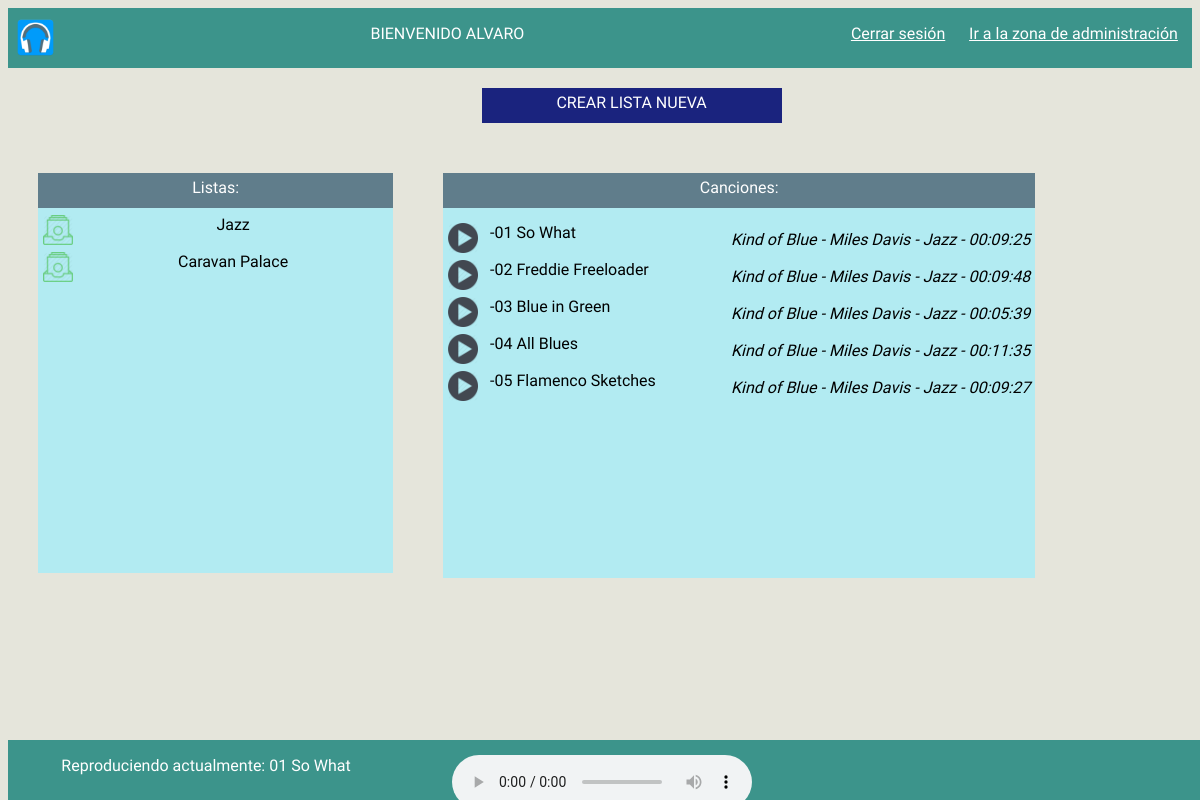
Screenshot of /area_usuario/usuario.php?id=3&cancion=01+So+What.mp3 (signed in) with the database file from the repository.
### tables this page shows
CREATE TABLE IF NOT EXISTS `lista` (
`id_lista` int(11) NOT NULL,
  `nombre_usuariofk` varchar(20) NOT NULL,
  `nombre_lista` varchar(50) NOT NULL,
  `fecha_crea` date NOT NULL
);

CREATE TABLE IF NOT EXISTS `cancion` (
`id_cancion` int(11) NOT NULL,
  `nombre_cancion` varchar(50) NOT NULL,
  `album` varchar(50) DEFAULT NULL,
  `anio_salida` year(4) DEFAULT NULL,
  `autor` varchar(50) DEFAULT NULL,
  `genero` varchar(50) DEFAULT NULL,
  `duracion` time NOT NULL
);

### area_usuario/usuario.php (the view, shortened to what this page needs)
<?php
  include("../configuracion_bd.php");
?>
<!DOCTYPE html>
<html lang="en">
  <head>
    <link rel="stylesheet" type="text/css" href="../estilos/general.css">
  </head>
  <body onLoad="setup();">
      <div class="cabecera">
        <div id="cabecera1"><img src="../img/headphones.png"><p><?php echo "BIENVENIDO ".strtoupper($_SESSION["usuario"]);
           ?></p></div>
          <div id="cabecera2"><p><a href="cierre.php">Cerrar sesión</a><?php if($_SESSION['nivel']==0) {
               echo "&nbsp &nbsp &nbsp <a href='administracion.php'>Ir a la zona de administración</a>";
           } ?></p></div>
      </div>
      <div class="nuevalista"><a href="crear.php">CREAR LISTA NUEVA</a></div>
      <div class="listas">
          <div class="liscab">Listas:</div>
          <div class="liscont">
             <ul class="listausu">
               <?php
             $connection = new mysqli($db_host, $db_user, $db_password, $db_name);
$connection->set_charset("utf8");
        if ($result = $connection->query("SELECT * FROM lista join usuario on lista.nombre_usuariofk=usuario.nombre_usuario
            WHERE nombre_usuario='".$_SESSION['usuario']."';")) {
              if ($result->num_rows===0) {
                echo "<p>No tiene lista</p>";
              } else {
                 while($obj = $result->fetch_object()) {
                     echo "<li><a href='editar.php?id=$obj->id_lista'><img src='../img/lista.png'></a><a href='usuario.php?id=$obj->id_lista'> ".$obj->nombre_lista." <span class='fechacr'></span> </a></li>";
                 }
              }
          } else {
            echo "Consulta equivocada";
          }
?>
              </ul>
        </div>
      </div>
      <div class="canciones">
          <div class="cancab">Canciones:</div>
          <div class="cancont"><?php
if (isset($_GET["id"])) {
        if ($result2 = $connection->query("SELECT * FROM lista , usuario, forma, cancion WHERE lista.nombre_usuariofk=usuario.nombre_usuario AND lista.id_lista=forma.id_listafk AND cancion.id_cancion=forma.id_cancionfk2 AND nombre_usuario='".$_SESSION['usuario']."' AND id_lista='".$_GET['id']."' ORDER BY num_cancion asc;")) {
              if ($result2->num_rows===0) {
                echo "<p>&nbsp &nbsp &nbsp &nbsp &nbsp Lista vacía</p>";
              } else {
                 while($obj2 = $result2->fetch_object()) {
                     $cancion=array('id'=>$_GET['id'],'cancion'=>$obj2->nombre_cancion);
                     $url=http_build_query($cancion);
                     $url_final="usuario.php?".$url;
                    echo "<li><a href='$url_final'><img src='../img/play.png'></a>&nbsp&nbsp&nbsp-".substr($obj2->nombre_cancion, 0, -4)."<p class='caninfo'>".$obj2->album." - ".$obj2->autor." - ".$obj2->genero." - ".$obj2->duracion."</p></li>";
                 }
              }
          } else {
            echo "Consulta equivocada";
          }
}
else {
            echo "<p class='formcont'>  Primero elige tu lista de reproducción</p>";
}
              ?>
        </div>
      </div>
      <div class="pie"><?php
if (isset($_GET["cancion"])) {
echo "<div class='actual'><p>Reproduciendo actualmente: ".substr($_GET['cancion'], 0, -4)."</p></div><div class='rep'><audio id='audio' src='../../aver/".$_GET['cancion']."' controls='controls' autoplay><p>Este navegador es compatible con nuestro reproductor de música, rogamos lo intente de nuevo en otro navegador</p></audio></div><div class='siguiente'><p></p></div>";
              } else {
    echo "<p>Indica la canción que deseas reproducir pulsando el botón de Play y aquí aparecerá el reproductor de música</p>";
}
          ?></div>
  </body>
</html>

### estilos/general.css (style rules this page uses)
body { font-family: 'Dosis', sans-serif; background-color: #E5E5DB; height: 580px; }
.cabecera { height: 60px; margin: left; background-color: #3C948B; margin-top: 0px; color: white; text-align: center; top: 0; width: 100%; }
#cabecera1 { height: 60px; float: left; width: 70%; }
#cabecera1 img { height: 45px; float: left; width: 45px; margin-top: 7px; margin-left: 5px; }
#cabecera2 { height: 60px; float: left; width: 30%; }
#cabecera2 a { color: white; }
.pie { width: 100%; height: 60px; position: fixed; background-color: #3C948B; bottom: 0; color: white; text-align: center; }
.listas { float: left; margin-top: 50px; margin-left: 30px; width: 30%; height: 400px; background-color: white; }
.liscab { width: auto; height: 30px; text-align: center; background-color: #607D8B; padding-top: 5px; color: white; }
.liscont { text-align: center; padding-top: 20px; background-color: #B2EBF2; height: 345px; overflow: scroll; }
.listausu { margin-left:-40px; margin-top: -18px; }
.listausu li { list-style-type: none; margin-bottom: 2px; height: 30px; padding-top: 5px; }
.listausu li img { height: 30px; width: 30px; margin-left: 5px; float: left; }
.listausu a { text-decoration: none; color: black; }
.canciones { float: left; margin-left: 50px; margin-top: 50px; width: 50%; height: 400px; background-color: white; }
.cancab { width: auto; height: 30px; text-align: center; background-color: #607D8B; padding-top: 5px; color: white; }
.cancont { padding-top: 10px; background-color: #B2EBF2; height: 360px; overflow: scroll; }
.cancont li { list-style-type: none; margin-bottom: 2px; height: 30px; padding-top: 5px; cursor: pointer; }
.cancont li img { height: 30px; width: 30px; margin-left: 5px; float: left; }
.caninfo { text-align: right; font-style: italic; margin: 0px; margin-top: -12px; margin-right: 5px; }
#audio { align-content: center; margin-top: 15px; }
.actual { width: 33%; float: left; }
.rep { width: 33%; float: left; }
.siguiente { width: 33%; float: left; }
.nuevalista { width: 300px; height: 30px; margin-left: 40%; margin-top: 20px; padding-top: 5px; background-color: #1A237E; text-align: center; }
.nuevalista a { color: white; text-decoration: none; }

### rows the page displays
lista: nombre_lista "Jazz", cancion.nombre_cancion "01 So What", cancion.album "Kind of Blue", cancion.autor "Miles Davis", cancion.genero "Jazz", cancion.duracion "00:09:25", cancion.nombre_cancion "02 Freddie Freeloader", cancion.duracion "00:09:48", cancion.nombre_cancion "03 Blue in Green", cancion.duracion "00:05:39", cancion.nombre_cancion "04 All Blues", cancion.duracion "00:11:35", cancion.nombre_cancion "05 Flamenco Sketches", cancion.duracion "00:09:27"
lista: nombre_lista "Caravan Palace"

### other values shown
$_SESSION["usuario"] "ALVARO"
substr($_GET['cancion'], 0, -4) "01 So What"
